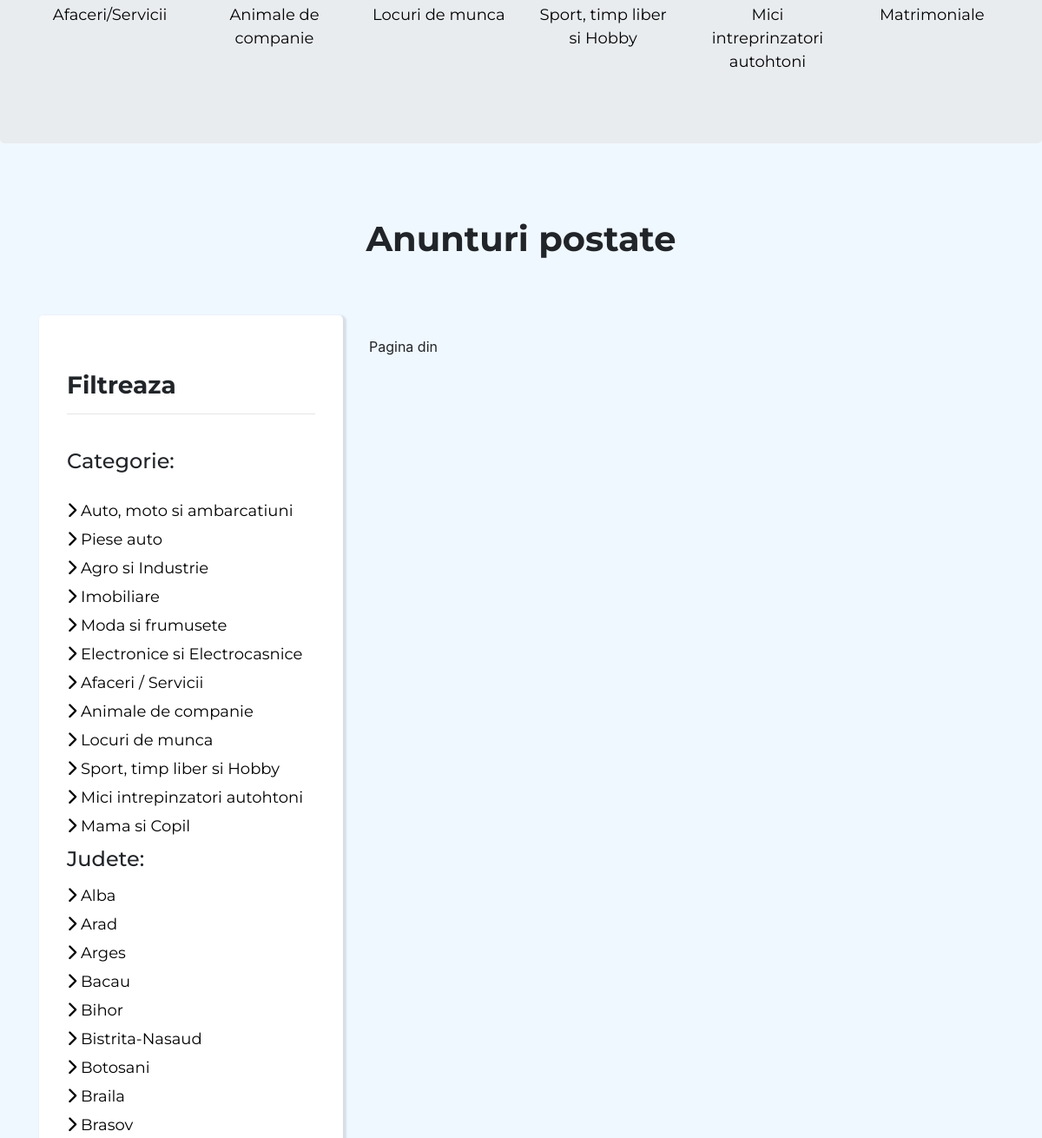
The page /my_app/afaceri_servicii/ (middle part) on the database as committed earlier.
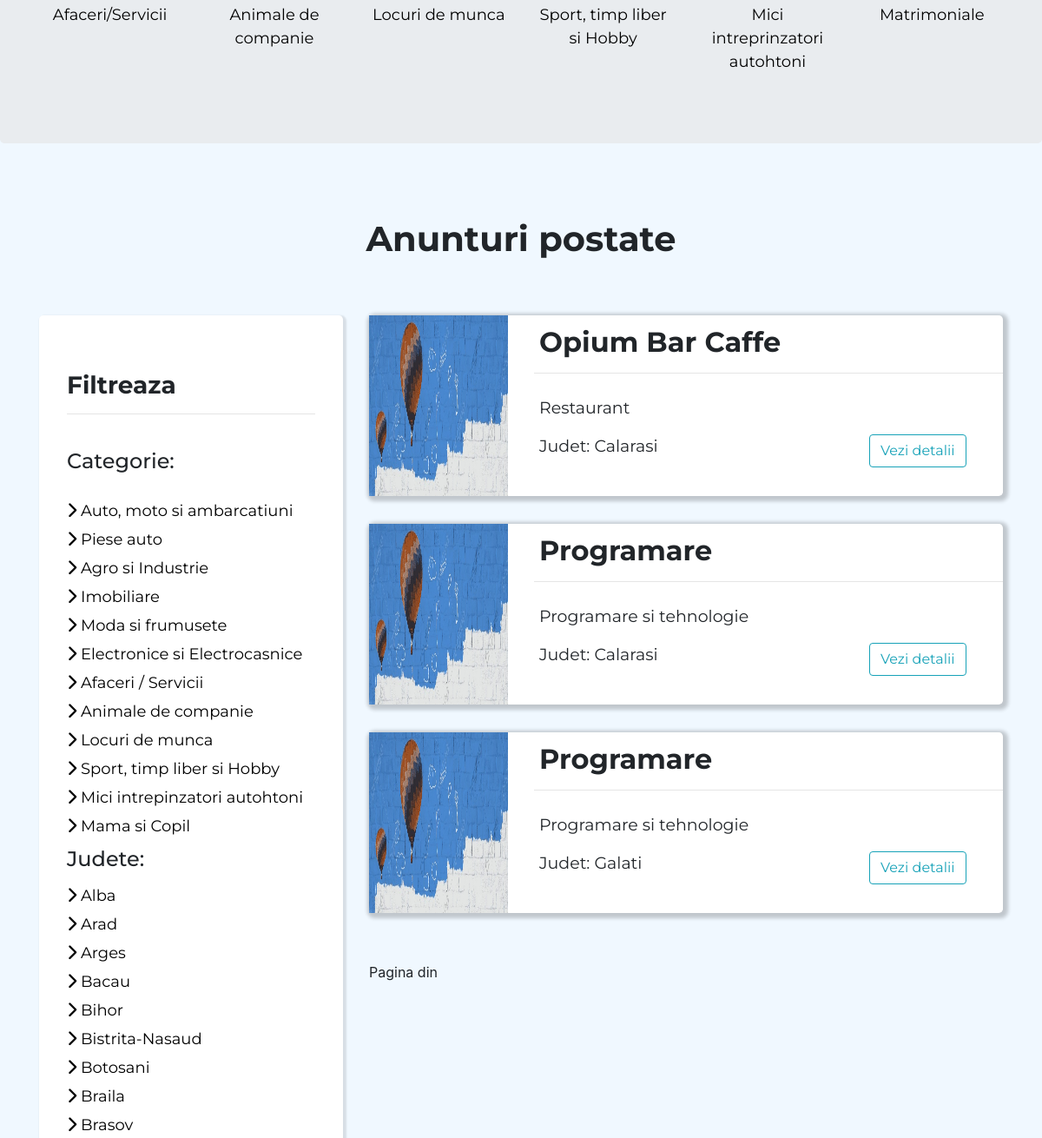
The same page on the database as committed later.
### my_app/models.py (models this page shows, shortened)
class Afacere(models.Model):
    titlul = models.CharField(max_length=264, null=True)
    numele_firmei = models.CharField(max_length=264, null=True)
    descriere = models.TextField(max_length=9000, null=True)
    imagine = models.ImageField(null=True, blank=True, upload_to='images/')
    imagine2 = models.ImageField(unique=True, null=True, blank=True, upload_to='images/')
    imagine3 = models.ImageField(unique=True, null=True, blank=True, upload_to='images/')
    imagine4 = models.ImageField(unique=True, null=True, blank=True, upload_to='images/')
    imagine5 = models.ImageField(unique=True, null=True, blank=True, upload_to='images/')
    imagine6 = models.ImageField(unique=True, null=True, blank=True, upload_to='images/')
    judet = models.CharField(max_length=264, choices=JUDETE)
    adresa = models.CharField(max_length=264, null=True)
    email = models.EmailField(null=True, blank=True)
    telefon = models.IntegerField(null=True, blank=True)
    tipul_afacerii = models.CharField(max_length=264, choices=TIPUL_AFACERII)

class Serviciu(models.Model):
    titlul = models.CharField(max_length=264, null=True)
    numele_serviciului = models.CharField(max_length=264, null=True)
    descriere = models.TextField(max_length=9000, null=True)
    imagine = models.ImageField(unique=True, null=True, blank=True, upload_to='images/')
    imagine2 = models.ImageField(unique=True, null=True, blank=True, upload_to='images/')
    imagine3 = models.ImageField(unique=True, null=True, blank=True, upload_to='images/')
    imagine4 = models.ImageField(unique=True, null=True, blank=True, upload_to='images/')
    imagine5 = models.ImageField(unique=True, null=True, blank=True, upload_to='images/')
    imagine6 = models.ImageField(unique=True, null=True, blank=True, upload_to='images/')
    judet = models.CharField(max_length=264, choices=JUDETE)
    tipul_serviciului = models.CharField(max_length=264, choices=TIPUL_SERVICIULUI)
    email = models.EmailField(null=True, blank=True)
    experienta_profesionala = models.TextField(max_length=9000, null=True)
    telefon = models.IntegerField(null=True)

### my_app/views.py (the view)
def afaceri_servicii(request):
    date_posted = datetime.datetime.now().year
    model = Afacere.objects.all()
    new_model = Serviciu.objects.all()
    context = {
        'date_posted':date_posted,
        'model':model,
        'new_model':new_model
    }
    return render(request, 'my_app/afaceri_servicii.html', context)

### templates/my_app/afaceri_servicii.html (shortened to what the changed rows need)
{% extends 'my_app/base_adult.html' %}
{% block body_block %}
<div class="container">
    <br>
    <h1 style="font-family: 'Montserrat', sans-serif;text-align: center;margin-bottom: 40px;margin-top: 30px;"><strong>Anunturi postate</strong></h1>
    <br>
</div>
<div class="container">
    <div class="row">
        <div class="col-lg-8 col-md-4 col-sm-6">
            {% for anunt in model %}
            <div class="jumbotron" id="jumbotron_1">
                <div class="row">
                    <div class="col-lg-3 col-md-4 col-sm-6">
                        <img src="{{ anunt.imagine.url }}" style="width: 100%; height: 26vh;font-weight:bolder;">
                    </div>
                    <div class="col-lg-9 col-md-4 col-sm-6">
                        <h2 style="padding-top: 12px;font-weight: bold;padding-left: 6px;">{{anunt.numele_firmei}}</h2>
                        <hr>
                        <p style="font-size: 19px;padding-left: 6px;padding-top: 10px;">{{anunt.tipul_afacerii}}</p>
                        <div class="row">
                            <div class="col-lg-8 col-md-4 col-sm-6">
                                <p style="padding-bottom: 12px;font-size: 19px;padding-left: 6px;padding-top: 0;">Judet: {{anunt.judet}} </p>
                            </div>
                            <div class="col-lg-4 col-md-4 col-sm-6">
                                <a href="{% url 'my_app:pag_afaceri' pk=anunt.pk %}" class="btn btn-outline-info" style="margin-bottom: 12px;margin-left: 6px;">Vezi detalii</a>
                            </div>
                        </div>
                    </div>
                </div>
            </div>
            {% endfor %}
            {% for new_anunt in new_model %}
            <div class="jumbotron" id="jumbotron_1">
                <div class="row">
                    <div class="col-lg-3 col-md-4 col-sm-6">
                        <img src="{{ new_anunt.imagine.url }}" style="width: 100%; height: 26vh;font-weight:bolder;">
                    </div>
                    <div class="col-lg-9 col-md-4 col-sm-6">
                        <h2 style="padding-top: 12px;font-weight: bold;padding-left: 6px;">{{new_anunt.numele_serviciului}}</h2>
                        <hr>
                        <p style="font-size: 19px;padding-left: 6px;padding-top: 10px;">{{new_anunt.tipul_serviciului}}</p>
                        <div class="row">
                            <div class="col-lg-8 col-md-4 col-sm-6">
                                <p style="padding-bottom: 12px;font-size: 19px;padding-left: 6px;padding-top: 0;">Judet: {{new_anunt.judet}} </p>
                            </div>
                            <div class="col-lg-4 col-md-4 col-sm-6">
                                <a href="{% url 'my_app:pag_servicii' pk=new_anunt.pk %}" class="btn btn-outline-info" style="margin-bottom: 12px;margin-left: 6px;">Vezi detalii</a>
                            </div>
                        </div>
                    </div>
                </div>
            </div>
            {% endfor %}
            <br>
        </div>
    </div>
</div>
<br>
{% endblock %}

Rows that differ between the two databases and show on the page:
added Afacere: imagine (picture), numele_firmei "Opium Bar Caffe", tipul_afacerii "Restaurant", judet "Calarasi"
added Serviciu: imagine (picture), numele_serviciului "Programare", tipul_serviciului "Programare si tehnologie", judet "Calarasi"
added Serviciu: imagine (picture), numele_serviciului "Programare", tipul_serviciului "Programare si tehnologie", judet "Galati"
